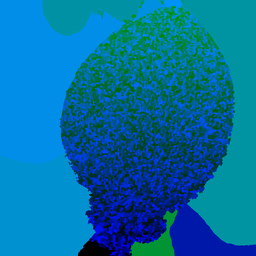
#> input picture example_data/00000.png, 256 x 256 px, shrunk from 2048 x 2048 before the run
$ python segcor2.py ../example_data/00000.png ../example_data/8DAS_AA_da1-1eod1-2.lif_2_proj-g3d.png
#> lines starting #> are read from the running program, lines starting #| are printed output that depends on the picture
#> in main, rgb_im is the input picture: PIL image 256x256 RGB; mean R, G, B 0, 110.8, 162.9
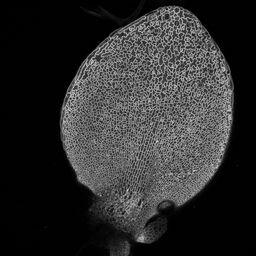
#> input picture example_data/8DAS_AA_da1-1eod1-2.lif_2_proj-g3d.png, 256 x 256 px, shrunk from 2048 x 2048 before the run
#> in main, intensity_im is the input picture: PIL image 256x256 L; min 0, max 214, mean 44.7
### lib/segmentation.py
"""Module containing a segmentation class."""

import os.path
import operator

import numpy as np
import PIL.Image

from color import pretty_color_palette


def rgb2id_array(rgb_array):
    """Return identifier array."""
    return rgb_array[:, :, 2].astype(np.uint64) \
        + 256 * rgb_array[:, :, 1].astype(np.uint64) \
        + 256**2 * rgb_array[:, :, 0].astype(np.uint64)


# [50 lines left out: functions test_rgb2id_array, id2colorful_array, test_id2colorful_array, id2mask_array, test_id2mask_array, not called in this run]

def structure_element(i, j, element_order):
    """ returns a structuring element of size 'element_order' """
    if element_order == 1:
        """
        [0,1,0]
        [1,1,1]
        [0,1,0]
        """
        i+= 1
        j+= 1

        return [         (i  , j+1),
                (i-1, j  ),(i  , j  ),(i+1, j  ),
                         (i  , j-1)]

    if element_order == 2:
        """
        [0,0,1,0,0]
        [0,1,1,1,0]
        [1,1,1,1,1]
        [0,1,1,1,0]
        [0,0,1,0,0]
        """
        i+= 2
        j+= 2

        return [                   (i   , j+2),
                          (i-1, j+1),(i  , j+1),(i+1, j+1),
                (i-2, j  ),(i-1, j  ),(i  , j  ),(i+1, j  ),(i+2, j   ),
                          (i-1, j-1),(i  , j-1),(i+1, j-1),
                                   (i  , j-2)]


class Segmentation(object):
    """A segmentation."""

    def __init__(self, rgb_ar, intensity_ar=0):
        self.rgb_ar = rgb_ar
        self.id_ar = rgb2id_array(self.rgb_ar)
        # self.colorful_ar = id2colorful_array(self.id_ar)
        self.intensity_ar = intensity_ar
        self.eval_segmentation()

    # [12 lines left out: functions write_colorful_image, write_rgb_image, not called in this run]

    def colourful_ar(self):
        self.colorful_ar = id2colorful_array(self.id_ar)

    # [22 lines left out: functions convert_to_background, merge, not called in this run]

    def identifier(self, row, col):
        """Return the identifier at position row, col."""
        return self.id_ar[row, col]

    def pretty_color(self, row, col):
        """Return the false color RGB value at position row, col."""
        return self.colorful_ar[row, col]

    def eval_segmentation(self):
        """evaluate the quality of the segmentation and return a list of boundaries to inspect"""
        import matplotlib.pyplot as plt

        print 'evaluating'

        cid_array = self.id_ar
        base_array = self.intensity_ar

        eval_array = np.zeros(cid_array.shape)
        perimeter_array = np.zeros(cid_array.shape, dtype='uint8')
        x_y_array = np.zeros(cid_array.shape)

        neighbour_cells_dict = dict()

        ele_ord = 1

        for i in range(cid_array.shape[0]-ele_ord*2):
            for j in range(cid_array.shape[1]-ele_ord*2):
                for x, y in structure_element(i, j, ele_ord):
                    if cid_array[i+ele_ord, j+ele_ord] != cid_array[x, y]:
                        eval_array[i+ele_ord, j+ele_ord] += base_array[x, y]
                        #perimeter_matrix[cid_array[i+ele_ord, j+ele_ord],cid_array[x, y]] += 1
                        #intensity_matrix[cid_array[i+ele_ord, j+ele_ord],cid_array[x, y]] += base_array[x, y]

                        cell_neigh_dict = neighbour_cells_dict.get(cid_array[i+ele_ord,j+ele_ord], dict())

                        # TODO named tuple instead of list
                        cell_neigh_dict[cid_array[x,y]] = cell_neigh_dict.get(cid_array[x,y], np.zeros((2))) + [1, (base_array[x,y]+base_array[i+ele_ord,j+ele_ord])]
                        neighbour_cells_dict[cid_array[i+ele_ord,j+ele_ord]] = cell_neigh_dict
                        x_y_array[i+ele_ord, j+ele_ord] = cid_array[x,y]
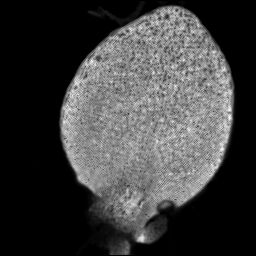
#> eval_array: shape (256, 256) float64; min 0, max 720, mean 176.2; drawn with min black and max white
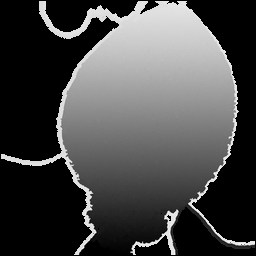
#> x_y_array: shape (256, 256) float64; min 0, max 42293, mean 11850.9; drawn with min black and max white

        for cell_id, neigh_dict in neighbour_cells_dict.iteritems():
            for neigh_id, array in neigh_dict.iteritems():
                array[1] = array[1]/array[0]
#> this loop made 19748 passes
#> cell_id on passes 1 to 3: 36585, 36584, 36590

        for i in range(perimeter_array.shape[0]):
            for j in range(perimeter_array.shape[1]):
                if x_y_array[i,j] != 0:
                    perimeter_array[i,j] = neighbour_cells_dict[int(cid_array[i,j])][int(x_y_array[i,j])][1]
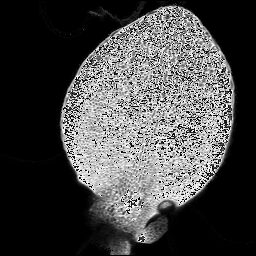
#> perimeter_array: shape (256, 256); min 0, max 255, mean 71.6

        self.perimeter_array = perimeter_array
        self.neighbour_cells_dict = neighbour_cells_dict

        neighbour_cells_dict = self.neighbour_cells_dict

        score_list_dict = {}

        for cell_id, neighbour_dict in neighbour_cells_dict.iteritems():
            for neighbour_id, p_list in neighbour_dict.iteritems():
                score_list_dict[p_list[1]] = (cell_id, neighbour_id)

        self.sorted_boundary_list = sorted(score_list_dict.items(), key=operator.itemgetter(0))


# [47 lines left out: functions test_background, test_merge, not called in this run]

# [14 lines that do not run on import are left out]

### lib/segcor2.py
#!/usr/bin/env python
"""Segmentation correction tool version 2.
    View README.md for details"""
# import os
import os.path
# import operator
import argparse
# import re
import datetime as dt

import numpy as np
from PIL import Image
import matplotlib.pyplot as plt
import matplotlib.patches as patches
from matplotlib.patches import ConnectionPatch

from segmentation import Segmentation


def main():
    """main script function for segmentation correction"""
    parser = argparse.ArgumentParser(description=__doc__)
    parser.add_argument("seg_im", help="Segmented Image")
    parser.add_argument("base_im", help="Base Image")

    args = parser.parse_args()

    directory = os.path.commonprefix([args.seg_im, args.base_im])

    merges_file_name = return_merges_file_path(args.seg_im)

    rgb_im = Image.open(args.seg_im)
    intensity_im = Image.open(args.base_im)

    rgb_ar = np.array(rgb_im)
    intensity_ar = np.array(intensity_im)

    seg = Segmentation(rgb_ar, intensity_ar)

    # score_list.sort()

    end = int(len(seg.sorted_boundary_list)/5)
    i = 0
    for boundary in seg.sorted_boundary_list[0:end]:
        i += 1
        percentage = float(i)/float(end) * 100
        cell1_id = boundary[1][0]
        cell2_id = boundary[1][1]
        merger(seg, cell1_id, cell2_id, percentage, merges_file_name)
#> this loop made 134 passes
#> boundary on passes 1 to 12: (0, (515, 258)), (0.2, (36831, 36587)), (0.25, (37326, 36831)), (0.333, (40099, 40354)), (0.4, (6826, 4010)), (0.5, (40610, 38819)), (0.6, (4778, 6570)), (0.667, (5802, 6826)), (0.7, (36589, 36584)), (0.714, (4522, 6826)), (0.745, (6826, 6314)), (0.75, (40355, 37539))
#> pass 1, in merger, `plt.show()`:
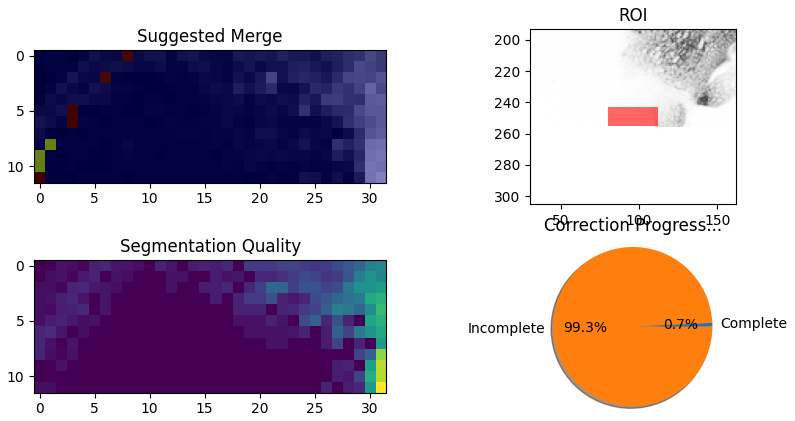
#> figure drawn by matplotlib, 4 panels
#> pass 2, in merger (call 2), `plt.show()`:
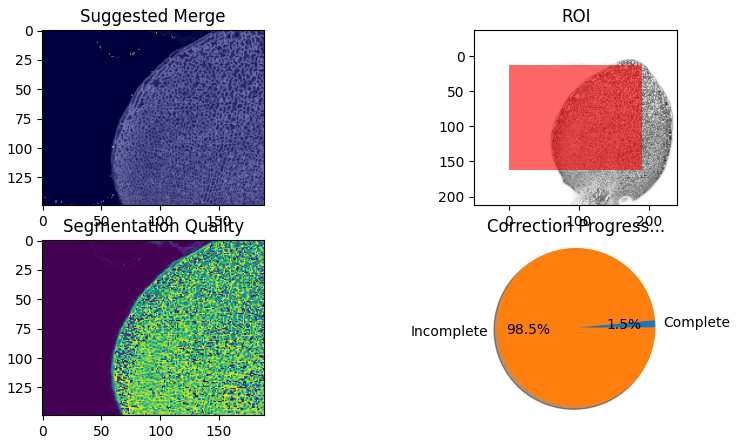
#> figure drawn by matplotlib, 4 panels
#> pass 3, in merger (call 3), `mask = return_cell_masks(seg, cell_id1, cell_id2)`:
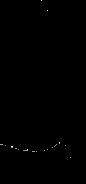
#> mask: shape (184, 86) float64; min 0, max 5, mean 0.00701; drawn with min black and max white

    return 0

# [87 lines left out: function main2, not called in this run]


def merger(seg, cell_id1, cell_id2, percentage, merges_name):
    """plots the correction window for the two cells described
    by cell_id1 and cell_id2"""
    plt.switch_backend('TkAgg')

    ytop1, ybottom1, xleft1, xright1 = return_cell_coordinates(seg, cell_id1)
    ytop2, ybottom2, xleft2, xright2 = return_cell_coordinates(seg, cell_id2)

    ytop, ybottom = min(ytop1, ytop2), max(ybottom1, ybottom2)
    xleft, xright = min(xleft1, xleft2), max(xright1, xright2)

    mask = return_cell_masks(seg, cell_id1, cell_id2)

    labels = 'Complete', 'Incomplete'
    sizes = [percentage, 100-percentage]

    fig = plt.figure(figsize=(10,5))
    ax1 = fig.add_subplot(221)
    ax2 = fig.add_subplot(222)
    ax3 = fig.add_subplot(223)
    ax4 = fig.add_subplot(224)

    ax1.imshow(seg.intensity_ar[ytop:ybottom, xleft:xright],
               cmap='Greys_r', alpha=1)
    ax1.imshow(mask, alpha=0.5,cmap = "jet")
    ax1.set_title('Suggested Merge')

    ax2.imshow(seg.intensity_ar,cmap = "Greys")

    x,y = xleft, ytop
    width = xright - xleft
    height = ybottom - ytop

    ax2.add_patch(patches.Rectangle((x,y), width, height, facecolor="red", alpha=0.6))
    ax2.set_xlim([xleft-50, xright+50])
    ax2.set_ylim([ybottom+50, ytop-50])
    ax2.set_title('ROI')

    ax3.imshow(seg.perimeter_array[ytop:ybottom, xleft:xright])
    ax3.set_title('Segmentation Quality')
    ax4.pie(sizes, labels=labels,
            autopct='%1.1f%%', shadow=True)
    ax4.set_title('Correction Progress...')
    ax4.axis('equal')

    directory = os.path.dirname(merges_name)

    mng = plt.get_current_fig_manager()
    mng.resize(*mng.window.maxsize())

    # [8 lines left out: function on_key, not called in this run]

    fig.canvas.mpl_connect('key_press_event', on_key)

    plt.show()


def return_merges_file_path(seg_im):
    """generates a unique file name/path for the output file"""
    date_time_string = dt.datetime.now().strftime('%Y%m%d%H%M%S')

    name = 'merges_' + date_time_string +  '.txt'

    return os.path.join(os.path.dirname(seg_im), name)


def return_cell_coordinates(seg, cell_id):
    """ returns the bounding box of the cell 'cell_id' """
    array_coords = np.where(seg.id_ar == cell_id)
    y_top = min(array_coords[0])
    y_bottom = max(array_coords[0])
    x_left = min(array_coords[1])
    x_right = max(array_coords[1])

    return y_top, y_bottom, x_left, x_right


# [6 lines left out: function write_merge, not called in this run]

def return_cell_masks(segmentation, cell_id1, cell_id2):
    """ returns a comibined cell mask for cell with id cell_id1
    and cell with id cell_id2 for plotting"""

    points1 = np.where(segmentation.id_ar == cell_id1)
    points2 = np.where(segmentation.id_ar == cell_id2)

    ymax = max(max(points1[0]), max(points2[0]))
    ymin = min(min(points1[0]), min(points2[0]))
    xmax = max(max(points1[1]), max(points2[1]))
    xmin = min(min(points1[1]), min(points2[1]))

    cell_mask = np.zeros(segmentation.id_ar.shape)
    cell_mask[points1[0],points1[1]] = 3
    cell_mask[points2[0],points2[1]] = 5

    return cell_mask[ymin:ymax, xmin:xmax]


if __name__ == "__main__":

    main()
